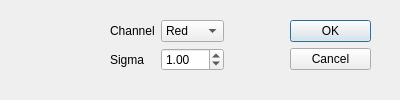
<?xml version="1.0" encoding="UTF-8"?>
<ui version="4.0">
 <class>Dialog_gaussian_noise</class>
 <widget class="QDialog" name="Dialog_gaussian_noise">
  <property name="geometry">
   <rect>
    <x>0</x>
    <y>0</y>
    <width>400</width>
    <height>100</height>
   </rect>
  </property>
  <property name="sizePolicy">
   <sizepolicy hsizetype="Fixed" vsizetype="Fixed">
    <horstretch>0</horstretch>
    <verstretch>0</verstretch>
   </sizepolicy>
  </property>
  <property name="minimumSize">
   <size>
    <width>400</width>
    <height>100</height>
   </size>
  </property>
  <property name="maximumSize">
   <size>
    <width>400</width>
    <height>100</height>
   </size>
  </property>
  <property name="windowTitle">
   <string>Gaussian Noise</string>
  </property>
  <widget class="QDialogButtonBox" name="buttonBox">
   <property name="geometry">
    <rect>
     <x>290</x>
     <y>20</y>
     <width>81</width>
     <height>241</height>
    </rect>
   </property>
   <property name="orientation">
    <enum>Qt::Vertical</enum>
   </property>
   <property name="standardButtons">
    <set>QDialogButtonBox::Cancel|QDialogButtonBox::Ok</set>
   </property>
  </widget>
  <widget class="QWidget" name="layoutWidget">
   <property name="geometry">
    <rect>
     <x>110</x>
     <y>20</y>
     <width>114</width>
     <height>53</height>
    </rect>
   </property>
   <layout class="QGridLayout" name="gridLayout">
    <item row="0" column="0">
     <widget class="QLabel" name="label">
      <property name="text">
       <string>Channel</string>
      </property>
     </widget>
    </item>
    <item row="0" column="1">
     <widget class="QComboBox" name="comboBox_channel">
      <item>
       <property name="text">
        <string>Red</string>
       </property>
      </item>
      <item>
       <property name="text">
        <string>Green</string>
       </property>
      </item>
      <item>
       <property name="text">
        <string>Blue</string>
       </property>
      </item>
      <item>
       <property name="text">
        <string>N/A</string>
       </property>
      </item>
     </widget>
    </item>
    <item row="1" column="0">
     <widget class="QLabel" name="label_2">
      <property name="text">
       <string>Sigma</string>
      </property>
     </widget>
    </item>
    <item row="1" column="1">
     <widget class="QDoubleSpinBox" name="doubleSpinBox_sigma">
      <property name="singleStep">
       <double>0.250000000000000</double>
      </property>
      <property name="stepType">
       <enum>QAbstractSpinBox::DefaultStepType</enum>
      </property>
      <property name="value">
       <double>1.000000000000000</double>
      </property>
     </widget>
    </item>
   </layout>
  </widget>
 </widget>
 <resources/>
 <connections>
  <connection>
   <sender>buttonBox</sender>
   <signal>accepted()</signal>
   <receiver>Dialog_gaussian_noise</receiver>
   <slot>accept()</slot>
   <hints>
    <hint type="sourcelabel">
     <x>248</x>
     <y>254</y>
    </hint>
    <hint type="destinationlabel">
     <x>157</x>
     <y>274</y>
    </hint>
   </hints>
  </connection>
  <connection>
   <sender>buttonBox</sender>
   <signal>rejected()</signal>
   <receiver>Dialog_gaussian_noise</receiver>
   <slot>reject()</slot>
   <hints>
    <hint type="sourcelabel">
     <x>316</x>
     <y>260</y>
    </hint>
    <hint type="destinationlabel">
     <x>286</x>
     <y>274</y>
    </hint>
   </hints>
  </connection>
 </connections>
</ui>
